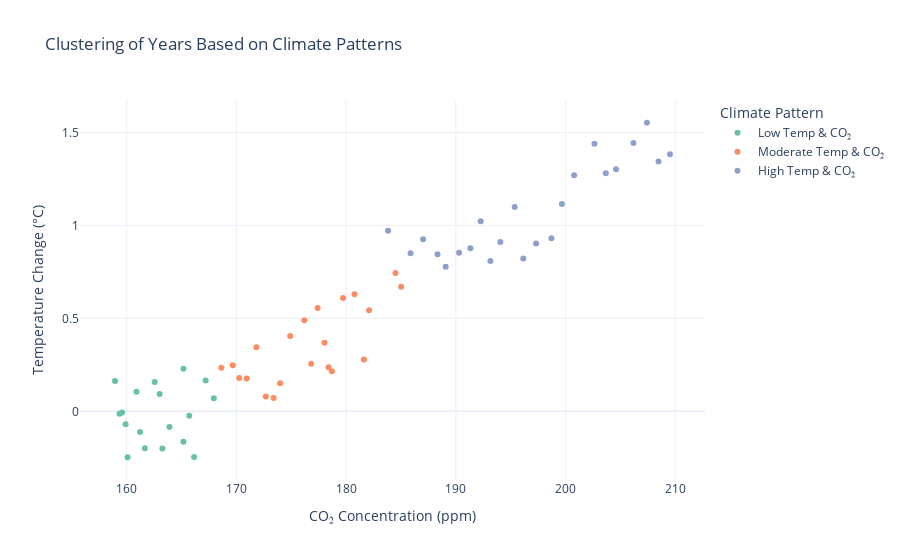

Write notebook code for a chart like this one.
### Code cell
fig_clusters = px.scatter(
    clustering_data,
    x="CO₂ Concentration",
    y="Temperature Change",
    color="Label",
    color_discrete_sequence=px.colors.qualitative.Set2,
    labels={
        "CO₂ Concentration": "CO₂ Concentration (ppm)",
        "Temperature Change": "Temperature Change (°C)",
        "Label": "Climate Pattern"
    },
    title="Clustering of Years Based on Climate Patterns"
)

fig_clusters.update_layout(
    template="plotly_white",
    legend_title="Climate Pattern"
)

fig_clusters.show()

### Figure 1 — Plotly figure (JSON) as saved in the notebook; plotly's stock layout.template omitted (floating-point values rounded to 4 significant figures)
{"data": [{"hovertemplate": "Climate Pattern=Low Temp & CO₂<br>CO₂ Concentration (ppm)=%{x}<br>Temperature Change (°C)=%{y}<extra></extra>", "legendgroup": "Low Temp & CO₂", "marker": {"color": "rgb(102,194,165)", "symbol": "circle"}, "mode": "markers", "name": "Low Temp & CO₂", "orientation": "v", "showlegend": true, "type": "scatter", "x": [158.9, 159.4, 159.6, 159.9, 160.1, 160.9, 161.2, 161.7, 162.6, 163.0, 163.3, 163.9, 165.2, 165.2, 165.7, 166.1, 167.2, 167.9], "xaxis": "x", "y": [0.1631, -0.01348, -0.006043, -0.07006, -0.247, 0.1055, -0.1108, -0.1991, 0.1579, 0.09249, -0.2005, -0.08491, 0.2294, -0.163, -0.02349, -0.2459, 0.1658, 0.06963], "yaxis": "y"}, {"hovertemplate": "Climate Pattern=Moderate Temp & CO₂<br>CO₂ Concentration (ppm)=%{x}<br>Temperature Change (°C)=%{y}<extra></extra>", "legendgroup": "Moderate Temp & CO₂", "marker": {"color": "rgb(252,141,98)", "symbol": "circle"}, "mode": "markers", "name": "Moderate Temp & CO₂", "orientation": "v", "showlegend": true, "type": "scatter", "x": [168.6, 169.7, 170.3, 170.9, 171.8, 172.7, 173.4, 174.0, 174.9, 176.2, 176.8, 177.4, 178.0, 178.4, 178.7, 179.7, 180.8, 181.6, 182.1, 184.5, 185.0], "xaxis": "x", "y": [0.2338, 0.2473, 0.1786, 0.1765, 0.3446, 0.08012, 0.07129, 0.1512, 0.405, 0.4901, 0.2562, 0.5553, 0.3682, 0.2365, 0.216, 0.6095, 0.6292, 0.2792, 0.544, 0.7433, 0.6698], "yaxis": "y"}, {"hovertemplate": "Climate Pattern=High Temp & CO₂<br>CO₂ Concentration (ppm)=%{x}<br>Temperature Change (°C)=%{y}<extra></extra>", "legendgroup": "High Temp & CO₂", "marker": {"color": "rgb(141,160,203)", "symbol": "circle"}, "mode": "markers", "name": "High Temp & CO₂", "orientation": "v", "showlegend": true, "type": "scatter", "x": [183.8, 185.9, 187.0, 188.3, 189.1, 190.3, 191.3, 192.3, 193.2, 194.1, 195.4, 196.2, 197.3, 198.7, 199.7, 200.8, 202.6, 203.7, 204.6, 206.2, 207.4, 208.5, 209.5], "xaxis": "x", "y": [0.9713, 0.8502, 0.925, 0.8442, 0.7778, 0.853, 0.8766, 1.023, 0.8084, 0.9106, 1.099, 0.8214, 0.9022, 0.9312, 1.115, 1.27, 1.44, 1.281, 1.302, 1.443, 1.552, 1.344, 1.382], "yaxis": "y"}], "layout": {"legend": {"title": {"text": "Climate Pattern"}, "tracegroupgap": 0}, "title": {"text": "Clustering of Years Based on Climate Patterns"}, "xaxis": {"anchor": "y", "domain": [0, 1], "title": {"text": "CO₂ Concentration (ppm)"}}, "yaxis": {"anchor": "x", "domain": [0, 1], "title": {"text": "Temperature Change (°C)"}}}}
